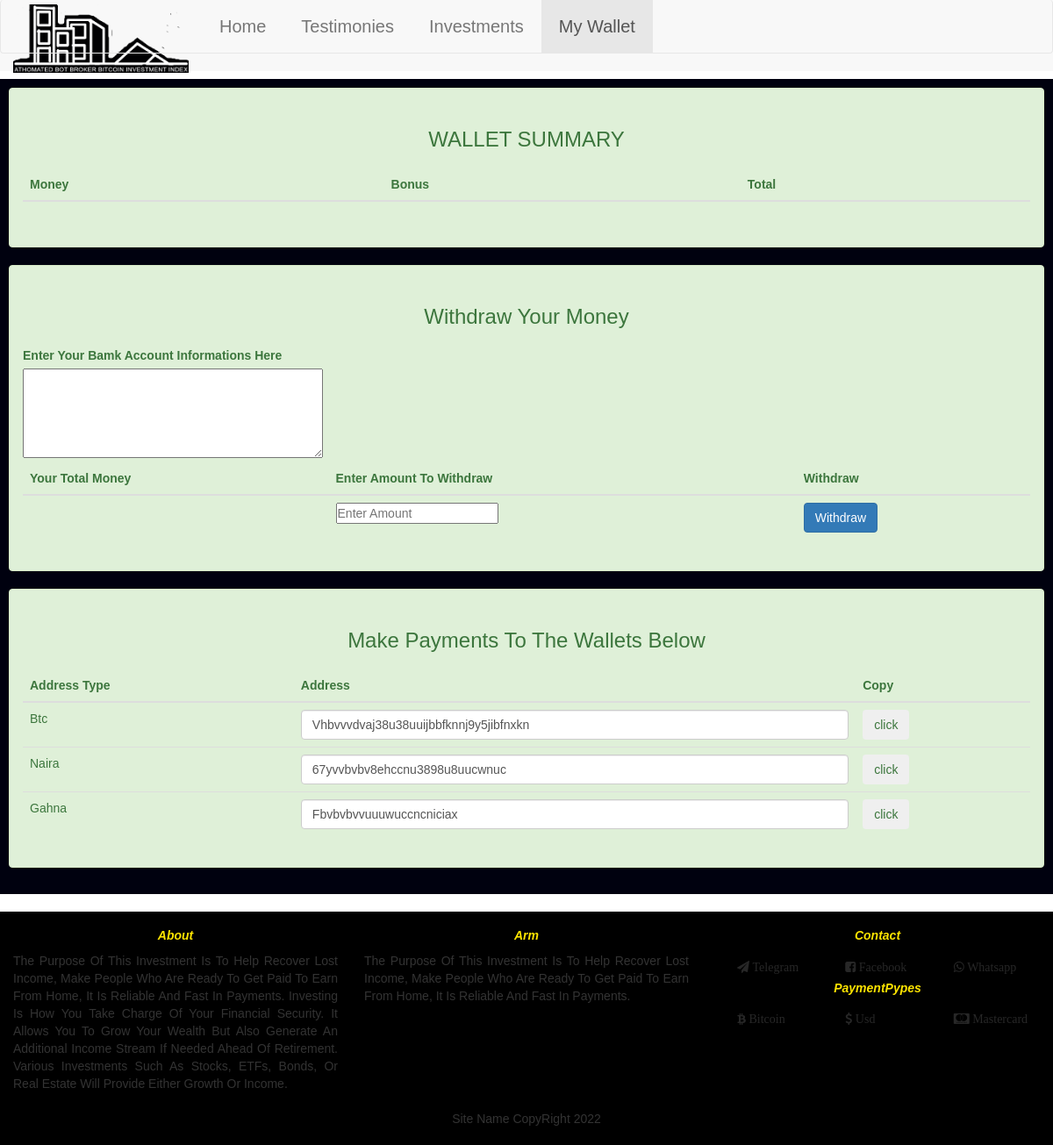
The page /wallet/ on the database as committed earlier.
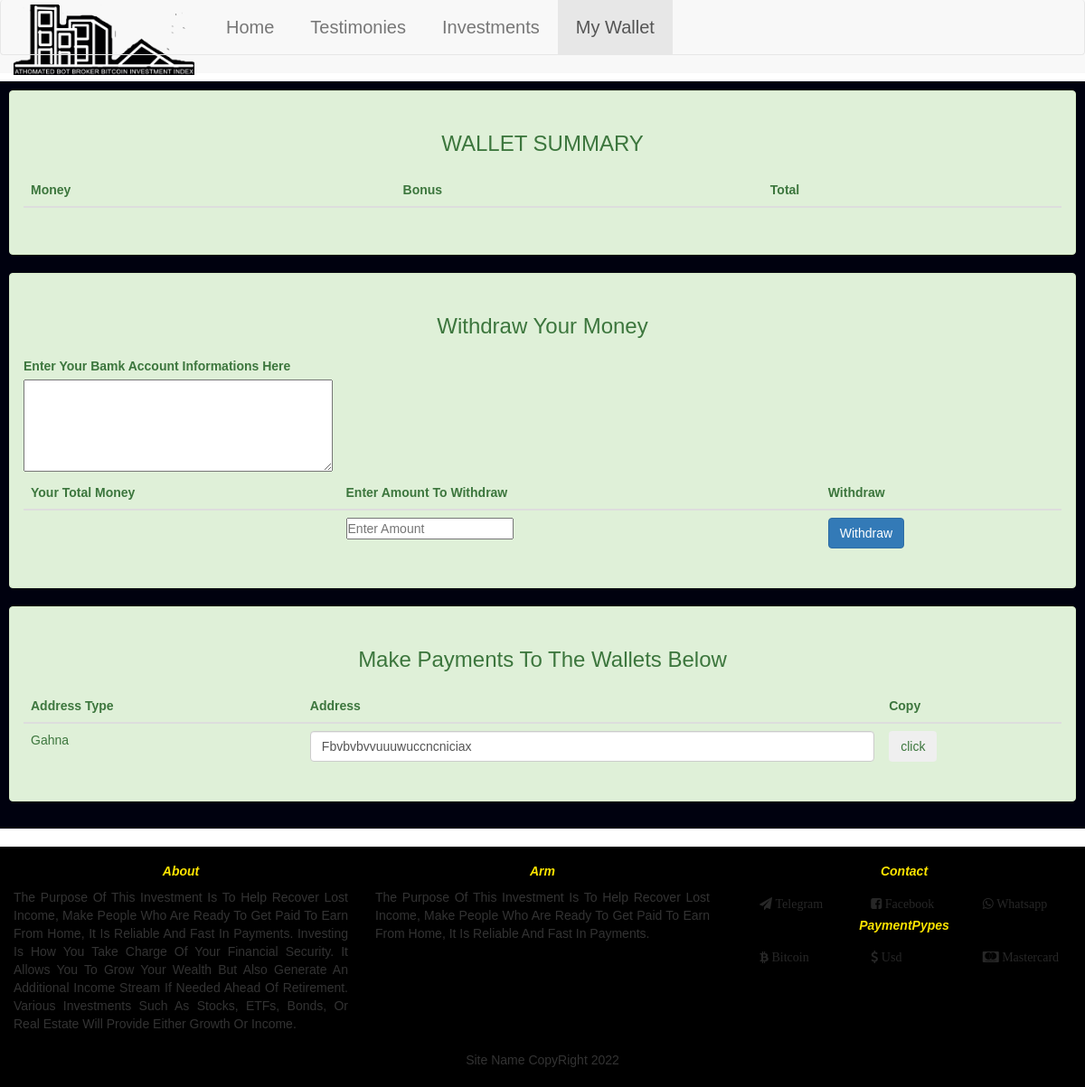
The same page on the database as committed later.
### webapp/models.py (models this page shows, shortened)
class Address(models.Model):
    address_name        = models.CharField(max_length=1000)
    address_link        = models.CharField(max_length=1000)

### webapp/views.py (the view)
# urls.py: path('wallet/', views.wallet, name='wallet'),
def wallet(request):
    address = Address.objects.all()
    context = {
        'address': address,
    }
    return render(request, 'wallet.html', context)

### templates/wallet.html (shortened to what the changed rows need)
{% load static %}
<!DOCTYPE html>
<html lang="en">
<head>
    <link rel="stylesheet" type="text/css" href="{% static 'css/css.css' %}">
    <link rel="stylesheet" type="text/css" href="{% static 'font-awesome/css/font-awesome.min.css' %}">
    <link rel="stylesheet" type="text/css" href="{% static 'bootstrap/css/bootstrap.min.css' %}">
    <link rel="stylesheet" type="text/css" href="{% static 'bootstrap/js/bootstrap.min.js' %}">
</head>
<body>
    <div class="container-fluid">
        <div class="row head" style="background-color: rgb(0, 1, 15);">
            <div class="alert alert-success col-md-12">
                <table class="table">
                    <thead>
                        <tr>
                            <th scope="col">money</th>
                            <th scope="col">bonus</th>
                            <th scope="col">total</th>
                        </tr>
                    </thead>
                </table>
            </div>
            <div class="alert alert-success col-md-12">
                <table class="table">
                    <label for="">enter your bamk account informations here</label><br>
                    <thead>
                        <tr>
                            <th scope="col">your total money</th>
                            <th scope="col">enter amount to withdraw</th>
                            <th scope="col">withdraw</th>
                        </tr>
                    </thead>
                </table>
            </div>
            <div class="alert alert-success col-md-12">
                <table class="table">
                    <thead>
                        <tr>
                            <th scope="col">address type</th>
                            <th scope="col"> address</th>
                            <th scope="col">copy</th>
                        </tr>
                    </thead>
                    <tbody>
                        {% for address in address %}
                        <tr>
                            <td>{{address.address_name}}</td>
                            <td>
                                <input class="form-control" type="text" value="{{address.address_link}}">
                            </td>
                            <td>
                                <button class="btn btn-outline-primary copy-btn" data-hex="{{pay.address}}">
                                    click
                                </button>
                            </td>
                        </tr>
                        {% endfor%}
                    </tbody>
                </table>
            </div>
        </div>
    </div>
</body>
</html>

Rows that differ between the two databases and show on the page:
removed Address: address_name "Btc", address_link "vhbvvvdvaj38u38uuijbbfknnj9y5jibfnxkn"
removed Address: address_name "Naira", address_link "67yvvbvbv8ehccnu3898u8uucwnuc"
